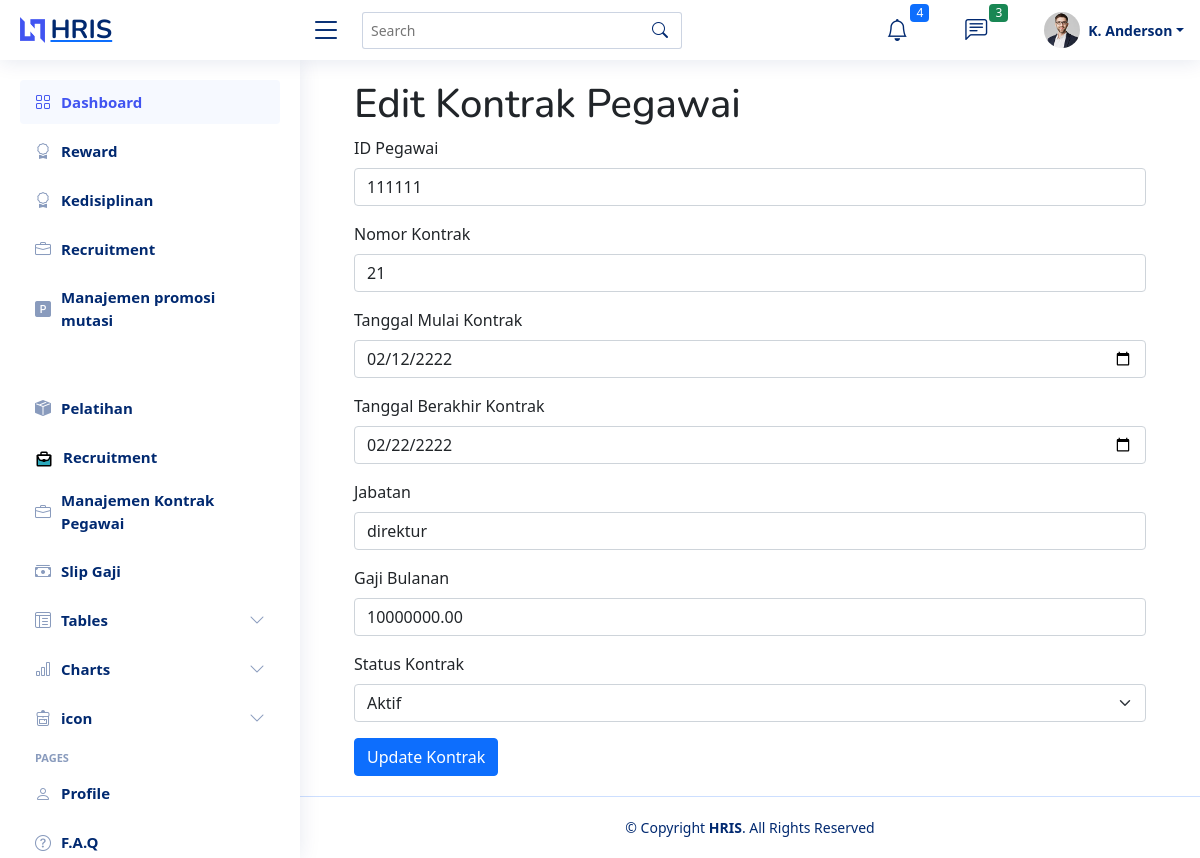
Screenshot of /kontrak_pegawai/edit_kontrak.php?id=1 with the database file from the repository.
### tables this page shows
CREATE TABLE `kontrak_pegawai` (
  `id` int NOT NULL,
  `pegawai_id` int NOT NULL,
  `nomor_kontrak` varchar(50) NOT NULL,
  `tanggal_mulai` date NOT NULL,
  `tanggal_berakhir` date NOT NULL,
  `jabatan` varchar(100) NOT NULL,
  `gaji` decimal(15,2) NOT NULL,
  `status_kontrak` enum('Aktif','Non-Aktif') DEFAULT 'Aktif',
  `created_at` datetime DEFAULT CURRENT_TIMESTAMP,
  `updated_at` datetime DEFAULT CURRENT_TIMESTAMP ON UPDATE CURRENT_TIMESTAMP
);

### kontrak_pegawai/edit_kontrak.php (the view, shortened to what this page needs)
<?php
include '../template/header.php';
include '../template/sidebar.php';
include '../connection.php';
$id = $_GET['id'];
$result = $conn->query("SELECT * FROM `kontrak_pegawai` WHERE `id` = '$id'");
$contract = $result->fetch_assoc();
?>
<main id="main" class="main">
    <div class="container">
        <h1>Edit Kontrak Pegawai</h1>
        <form method="post" action="update_kontrak.php">
            <div class="mb-3">
                <label for="pegawai_id" class="form-label">ID Pegawai</label>
                <input type="number" class="form-control" id="pegawai_id" name="pegawai_id" value="<?= htmlspecialchars($contract['pegawai_id']) ?>" required>
            </div>
            <div class="mb-3">
                <label for="nomor_kontrak" class="form-label">Nomor Kontrak</label>
                <input type="text" class="form-control" id="nomor_kontrak" name="nomor_kontrak" value="<?= htmlspecialchars($contract['nomor_kontrak']) ?>" required>
            </div>
            <div class="mb-3">
                <label for="tanggal_mulai" class="form-label">Tanggal Mulai Kontrak</label>
                <input type="date" class="form-control" id="tanggal_mulai" name="tanggal_mulai" value="<?= htmlspecialchars($contract['tanggal_mulai']) ?>" required>
            </div>
            <div class="mb-3">
                <label for="tanggal_berakhir" class="form-label">Tanggal Berakhir Kontrak</label>
                <input type="date" class="form-control" id="tanggal_berakhir" name="tanggal_berakhir" value="<?= htmlspecialchars($contract['tanggal_berakhir']) ?>" required>
            </div>
            <div class="mb-3">
                <label for="jabatan" class="form-label">Jabatan</label>
                <input type="text" class="form-control" id="jabatan" name="jabatan" value="<?= htmlspecialchars($contract['jabatan']) ?>" required>
            </div>
            <div class="mb-3">
                <label for="gaji" class="form-label">Gaji Bulanan</label>
                <input type="text" class="form-control" id="gaji" name="gaji" value="<?= htmlspecialchars($contract['gaji']) ?>" required>
            </div>
            <div class="mb-3">
                <label for="status_kontrak" class="form-label">Status Kontrak</label>
                <select class="form-select" id="status_kontrak" name="status_kontrak" required>
                    <option value="Aktif" <?= $contract['status_kontrak'] == 'Aktif' ? 'selected' : '' ?>>Aktif</option>
                </select>
            </div>
            <button type="submit" class="btn btn-primary">Update Kontrak</button>
        </form>
    </div>
</main>
<?php
include '../template/footer.php';
?>

### assets/css/style.css (style rules this page uses)
:root { scroll-behavior: smooth; }
body { font-family: "Open Sans", sans-serif; background: #f6f9ff; color: #444444; }
h1, h2, h3, h4, h5, h6 { font-family: "Nunito", sans-serif; }
#main { margin-top: 60px; padding: 20px 30px; transition: all 0.3s; }
@media (min-width: 1200px) { #main, #footer { margin-left: 300px; } }

### rows the page displays
kontrak_pegawai: pegawai_id "111111", nomor_kontrak "21", tanggal_mulai "02/12/2222", tanggal_berakhir "02/22/2222", jabatan "direktur", gaji "10000000.00", status_kontrak "Aktif"
